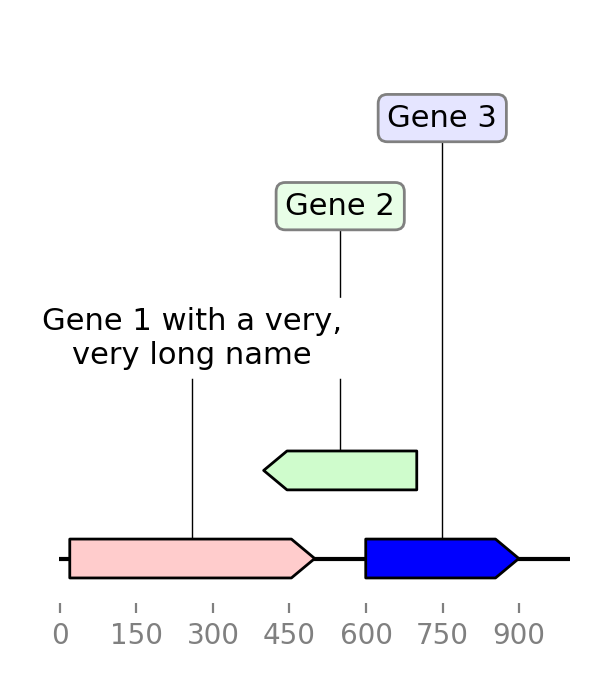

Reproduce this figure in Python.
"""In this example, we draw features XKCD style.

We use Matplotlib's built-in xkcd() function, and a few tweaks:

- We set record.default_box_color to None to prevent annotations
  box drawing.
- We set the record.default_font_family parameter for a nice font
  for annotations
- We set plt.rcParams["font.family"] for a nice font for the
  ruler.
"""

from matplotlib import rc_context
from DnaPlotVisualization import GraphicFeature, GraphicRecord

rc_context(
    {
        "font.family": ["Walter Turncoat"],
        "path.sketch": (1.5, 300, 1),  # scale, length, randomness
    }
)

features = [
    GraphicFeature(
        start=20,
        end=500,
        strand=+1,
        color="#ffcccc",
        label="Gene 1 with a very, very long name",
        box_linewidth=0,
        box_color='white'
    ),
    GraphicFeature(
        start=400, end=700, strand=-1, color="#cffccc", label="Gene 2"
    ),
    GraphicFeature(
        start=600, end=900, strand=+1, color="#0000ff", label="Gene 3"
    )
]

record = GraphicRecord(sequence_length=1000, features=features)

ax, _ = record.plot(figure_width=3)
ax.figure.tight_layout()
ax.figure.savefig("cartoon_style.png", dpi=200)
